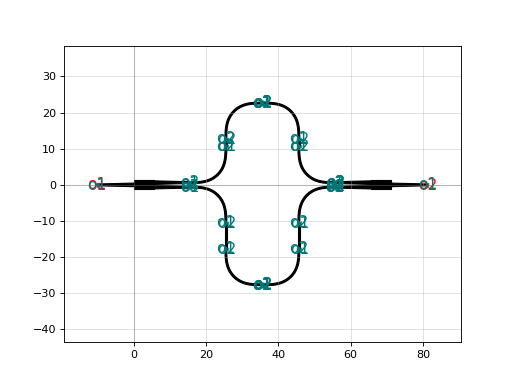

Python code for this plot:
import gdsfactory as gf

c = gf.components.mzi(delta_length=10.0, length_y=2.0, length_x=0.1, bend='bend_euler', straight='straight', splitter='mmi1x2', with_splitter=True, port_e1_splitter='o2', port_e0_splitter='o3', port_e1_combiner='o2', port_e0_combiner='o3', nbends=2, cross_section='strip')
c.plot()
